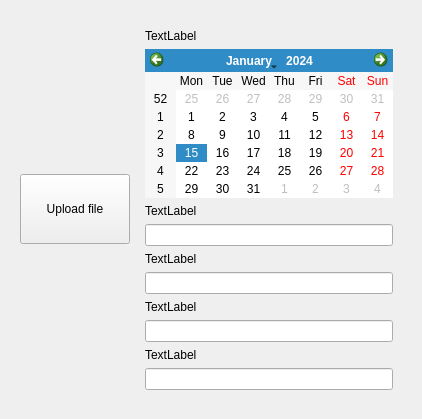
            <widget class="QWidget" name="upload_page">
             <layout class="QHBoxLayout" name="horizontalLayout_4">
              <item>
               <widget class="QStackedWidget" name="upload_stack">
                <widget class="QWidget" name="page">
                 <layout class="QHBoxLayout" name="horizontalLayout_5">
                  <item>
                   <widget class="QPushButton" name="upload_file_button">
                    <property name="sizePolicy">
                     <sizepolicy hsizetype="Fixed" vsizetype="Fixed">
                      <horstretch>106</horstretch>
                      <verstretch>70</verstretch>
                     </sizepolicy>
                    </property>
                    <property name="minimumSize">
                     <size>
                      <width>110</width>
                      <height>70</height>
                     </size>
                    </property>
                    <property name="text">
                     <string>Upload file</string>
                    </property>
                    <property name="icon">
                     <iconset resource="../Desktop/resource.qrc">
                      <normaloff>:/icons/icons_financial_app/upload_icon.png</normaloff>
                      <normalon>:/icons/icons_financial_app/upload_icon.png</normalon>:/icons/icons_financial_app/upload_icon.png</iconset>
                    </property>
                    <property name="iconSize">
                     <size>
                      <width>25</width>
                      <height>25</height>
                     </size>
                    </property>
                    <property name="checkable">
                     <bool>true</bool>
                    </property>
                    <property name="autoRepeat">
                     <bool>false</bool>
                    </property>
                    <property name="autoExclusive">
                     <bool>true</bool>
                    </property>
                   </widget>
                  </item>
                  <item>
                   <widget class="QWidget" name="manual_entry_widget" native="true">
                    <layout class="QVBoxLayout" name="verticalLayout_11">
                     <item>
                      <widget class="QLabel" name="label">
                       <property name="text">
                        <string>TextLabel</string>
                       </property>
                      </widget>
                     </item>
                     <item>
                      <widget class="QCalendarWidget" name="calendarWidget"/>
                     </item>
                     <item>
                      <widget class="QLabel" name="label_2">
                       <property name="text">
                        <string>TextLabel</string>
                       </property>
                      </widget>
                     </item>
                     <item>
                      <widget class="QLineEdit" name="lineEdit_3"/>
                     </item>
                     <item>
                      <widget class="QLabel" name="label_3">
                       <property name="text">
                        <string>TextLabel</string>
                       </property>
                      </widget>
                     </item>
                     <item>
                      <widget class="QLineEdit" name="lineEdit_4"/>
                     </item>
                     <item>
                      <widget class="QLabel" name="label_4">
                       <property name="text">
                        <string>TextLabel</string>
                       </property>
                      </widget>
                     </item>
                     <item>
                      <widget class="QLineEdit" name="lineEdit_5"/>
                     </item>
                     <item>
                      <widget class="QLabel" name="label_5">
                       <property name="text">
                        <string>TextLabel</string>
                       </property>
                      </widget>
                     </item>
                     <item>
                      <widget class="QLineEdit" name="lineEdit_6"/>
                     </item>
                    </layout>
                   </widget>
                  </item>
                 </layout>
                </widget>
                <widget class="QWidget" name="page_2">
                 <layout class="QVBoxLayout" name="verticalLayout_8"/>
                </widget>
               </widget>
              </item>
             </layout>
            </widget>
